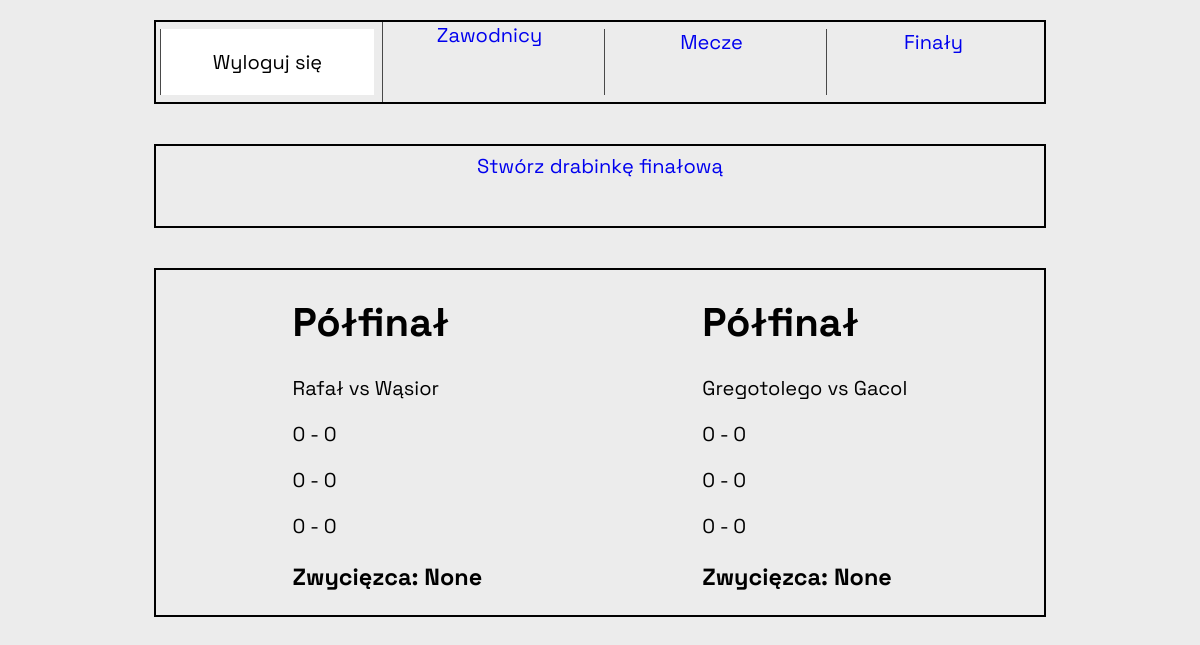
The page /finals/ (signed in) on the database its author committed.
### table/models.py (models this page shows, shortened)
class FinalsMatch(models.Model):
    player1 = models.ForeignKey(Player, related_name='finals_player1',
                                on_delete=models.CASCADE)
    player2 = models.ForeignKey(Player, related_name='finals_player2',
                                on_delete=models.CASCADE)
    level = models.CharField(max_length=50)
    winner = models.ForeignKey(Player, default=None,
                               related_name='finals_match_winner',
                               on_delete=models.CASCADE, null=True, blank=True)

class Player(models.Model):
    name = models.CharField(max_length=50)
    points = models.SmallIntegerField(default=0)
    games = models.SmallIntegerField(default=0)
    qualified = models.BooleanField(default=False)
    point_balance = models.IntegerField(default=0)
    def __str__(self) -> str:
        return self.name

class Set(models.Model):
    match = models.ForeignKey(FinalsMatch, on_delete=models.CASCADE)
    score1 = models.IntegerField(default=0)
    score2 = models.IntegerField(default=0)
    set_num = models.IntegerField(default=0)
    set_winner = models.ForeignKey(Player, default=None, null=True, blank=True,
                                   related_name='set_winner',
                                   on_delete=models.CASCADE)

### table/views.py (the view)
# urls.py: path('finals/', views.finals, name='finals'),
def finals(request):
    finals = FinalsMatch.objects.all()
    return render(request, 'table/finals.html', context={'finals': finals})

### table/templates/table/finals.html
{% extends "table/base.html" %}
{% block content %}
<div class='navbar'>
    <a href="{% url "table:create_finals" %}">
        Stwórz drabinkę finałową
    </a>
</div>
<div class='navbar matches'>
  <div class='semis'>
    {% for final in finals %}
    <div class='match-content'>
      <h1>{{ final.level }}</h1>
      <p>{{ final.player1}} vs {{final.player2 }}</p>
      {% for set in final.set_set.all %}
        <p>{{ set.score1}} - {{ set.score2 }}</p>
      {% endfor %}
      <h3>Zwycięzca: {{ final.winner }}</h3>
    </div>
    {% endfor %}
  </div>
</div>
{% endblock content %}

### table/static/table/css/styles.css (style rules this page uses)
body { display: flex; flex-direction: column; align-items: center; justify-content: center; font-family: 'Space Grotesk', 'Space Mono', Arial, Helvetica, sans-serif; font-size: 20px; margin-top: 20px; background-color: rgb(236, 236, 236); }
a { text-decoration: none; font-size: 20px; text-align: justify; height: 66px; min-width: 188px; }
.navbar { display: flex; align-items: center; justify-content: center; gap: 8px; width: 100%; max-width: 880px; min-height: 80px; border: 2px solid black; padding-left: 4px; padding-right: 4px; margin-bottom: 40px; }
.matches { display: flex; flex-direction: column; flex-grow: 1; }
.semis { display: flex; justify-content: center; gap: 25%; width: 100%; max-width: 880px; }

### rows shown on the page
FinalsMatch: level "Półfinał", player1 "Rafał", player2 "Wąsior", winner "None"
Set: score1 "0", score2 "0"
Set: score1 "0", score2 "0"
Set: score1 "0", score2 "0"
FinalsMatch: level "Półfinał", player1 "Gregotolego", player2 "Gacol", winner "None"
Set: score1 "0", score2 "0"
Set: score1 "0", score2 "0"
Set: score1 "0", score2 "0"
